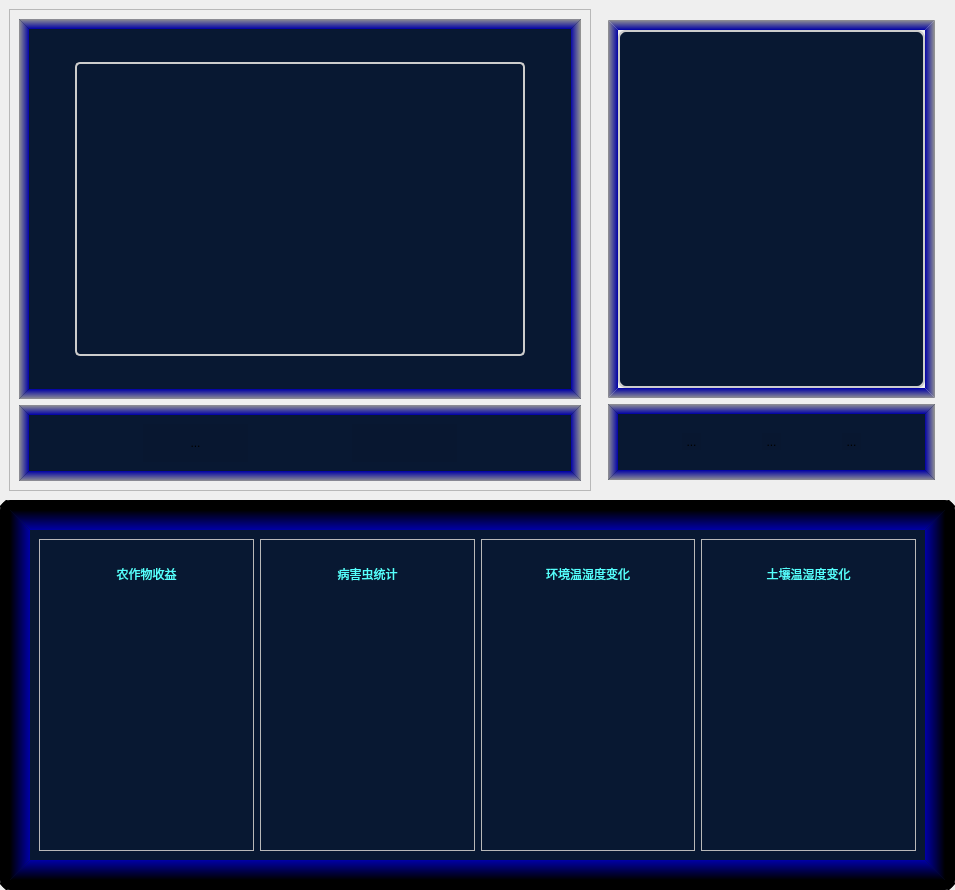
                 <widget class="QWidget" name="scroll_Page1">
                  <property name="geometry">
                   <rect>
                    <x>0</x>
                    <y>0</y>
                    <width>955</width>
                    <height>890</height>
                   </rect>
                  </property>
                  <property name="styleSheet">
                   <string notr="true">QWidget#scroll_Page1 {
	
	
	background-color: #081832;;
	border: 10px solid;
	
	border-color: qlineargradient(spread:pad, x1:0, y1:0, x2:0, y2:1, stop:0 rgba(0, 0, 0, 255), stop:1 rgba(0, 0, 166, 255));
}</string>
                  </property>
                  <layout class="QVBoxLayout" name="verticalLayout_3">
                   <property name="spacing">
                    <number>0</number>
                   </property>
                   <property name="leftMargin">
                    <number>0</number>
                   </property>
                   <property name="topMargin">
                    <number>0</number>
                   </property>
                   <property name="rightMargin">
                    <number>0</number>
                   </property>
                   <property name="bottomMargin">
                    <number>0</number>
                   </property>
                   <item>
                    <widget class="QFrame" name="frame1">
                     <property name="minimumSize">
                      <size>
                       <width>600</width>
                       <height>500</height>
                      </size>
                     </property>
                     <property name="styleSheet">
                      <string notr="true">QFrame#frame1{
background-color: transparent;
border-radius: 10px;
}</string>
                     </property>
                     <property name="frameShape">
                      <enum>QFrame::StyledPanel</enum>
                     </property>
                     <property name="frameShadow">
                      <enum>QFrame::Raised</enum>
                     </property>
                     <layout class="QHBoxLayout" name="horizontalLayout_5" stretch="5,3">
                      <item>
                       <widget class="QFrame" name="frame">
                        <property name="styleSheet">
                         <string notr="true">QFrame#frame{

}</string>
                        </property>
                        <property name="frameShape">
                         <enum>QFrame::StyledPanel</enum>
                        </property>
                        <property name="frameShadow">
                         <enum>QFrame::Raised</enum>
                        </property>
                        <layout class="QVBoxLayout" name="verticalLayout_6" stretch="10,2">
                         <item>
                          <widget class="QFrame" name="frame_3">
                           <property name="styleSheet">
                            <string notr="true">QFrame#frame_3{
	border: 10px solid;
	
	
 background-color: #081832;;

	border-top-color: qlineargradient(spread:pad, x1:0, y1:0, x2:0, y2:1, stop:0 rgba(146, 146, 146, 255), stop:1 rgba(0, 0, 166, 255));
	
	border-bottom-color: qlineargradient(spread:pad, x1:0, y1:1, x2:0.0284091, y2:0, stop:0 rgba(146, 146, 146, 255), stop:1 rgba(0, 0, 166, 255));

	
	border-right-color: qlineargradient(spread:pad, x1:1, y1:0.931818, x2:0, y2:1, stop:0 rgba(146, 146, 146, 255), stop:1 rgba(0, 0, 166, 255));

	border-left-color: qlineargradient(spread:pad, x1:0, y1:0.977273, x2:1, y2:1, stop:0 rgba(146, 146, 146, 255), stop:1 rgba(0, 0, 166, 255));

}</string>
                           </property>
                           <property name="frameShape">
                            <enum>QFrame::StyledPanel</enum>
                           </property>
                           <property name="frameShadow">
                            <enum>QFrame::Raised</enum>
                           </property>
                           <layout class="QGridLayout" name="gridLayout" rowstretch="1,12,1" columnstretch="1,12,1">
                            <item row="1" column="0">
                             <spacer name="horizontalSpacer_3">
                              <property name="orientation">
                               <enum>Qt::Horizontal</enum>
                              </property>
                              <property name="sizeHint" stdset="0">
                               <size>
                                <width>40</width>
                                <height>20</height>
                               </size>
                              </property>
                             </spacer>
                            </item>
                            <item row="0" column="1">
                             <spacer name="verticalSpacer">
                              <property name="orientation">
                               <enum>Qt::Vertical</enum>
                              </property>
                              <property name="sizeHint" stdset="0">
                               <size>
                                <width>20</width>
                                <height>40</height>
                               </size>
                              </property>
                             </spacer>
                            </item>
                            <item row="1" column="2">
                             <spacer name="horizontalSpacer_4">
                              <property name="orientation">
                               <enum>Qt::Horizontal</enum>
                              </property>
                              <property name="sizeHint" stdset="0">
                               <size>
                                <width>40</width>
                                <height>20</height>
                               </size>
                              </property>
                             </spacer>
                            </item>
                            <item row="1" column="1">
                             <widget class="QLabel" name="Label_camera">
                              <property name="styleSheet">
                               <string notr="true">QLabel#Label_camera{
	background-color: #081832;
/* 边框 */
    border: 2px solid #cccccc; /* 灰色边框，宽度2px */
    border-radius: 8px;        /* 圆角边框，半径8px */
	border-top-left-radius:5px;
	border-top-right-radius:5px;
	border-bottom-right-radius:5px;
	border-bottom-left-radius:5px;
}</string>
                              </property>
                              <property name="text">
                               <string/>
                              </property>
                              <property name="alignment">
                               <set>Qt::AlignCenter</set>
                              </property>
                             </widget>
                            </item>
                            <item row="2" column="1">
                             <spacer name="verticalSpacer_2">
                              <property name="orientation">
                               <enum>Qt::Vertical</enum>
                              </property>
                              <property name="sizeHint" stdset="0">
                               <size>
                                <width>20</width>
                                <height>40</height>
                               </size>
                              </property>
                             </spacer>
                            </item>
                           </layout>
                          </widget>
                         </item>
                         <item>
                          <widget class="QFrame" name="frame_4">
                           <property name="styleSheet">
                            <string notr="true">QFrame#frame_4{
	border: 10px solid;
	
	background-color: #081832;
	border-top-color: qlineargradient(spread:pad, x1:0, y1:0, x2:0, y2:1, stop:0 rgba(146, 146, 146, 255), stop:1 rgba(0, 0, 166, 255));
	
	border-bottom-color: qlineargradient(spread:pad, x1:0, y1:1, x2:0.0284091, y2:0, stop:0 rgba(146, 146, 146, 255), stop:1 rgba(0, 0, 166, 255));

	
	border-right-color: qlineargradient(spread:pad, x1:1, y1:0.931818, x2:0, y2:1, stop:0 rgba(146, 146, 146, 255), stop:1 rgba(0, 0, 166, 255));

	border-left-color: qlineargradient(spread:pad, x1:0, y1:0.977273, x2:1, y2:1, stop:0 rgba(146, 146, 146, 255), stop:1 rgba(0, 0, 166, 255));
}</string>
                           </property>
                           <property name="frameShape">
                            <enum>QFrame::StyledPanel</enum>
                           </property>
                           <property name="frameShadow">
                            <enum>QFrame::Raised</enum>
                           </property>
                           <layout class="QHBoxLayout" name="horizontalLayout_7" stretch="1,1,1,1,1">
                            <property name="spacing">
                             <number>0</number>
                            </property>
                            <item>
                             <spacer name="horizontalSpacer_5">
                              <property name="orientation">
                               <enum>Qt::Horizontal</enum>
                              </property>
                              <property name="sizeHint" stdset="0">
                               <size>
                                <width>40</width>
                                <height>20</height>
                               </size>
                              </property>
                             </spacer>
                            </item>
                            <item>
                             <widget class="QToolButton" name="Button_camera">
                              <property name="sizePolicy">
                               <sizepolicy hsizetype="Preferred" vsizetype="Preferred">
                                <horstretch>0</horstretch>
                                <verstretch>0</verstretch>
                               </sizepolicy>
                              </property>
                              <property name="styleSheet">
                               <string notr="true">QToolButton{
	background-color: rgba(0, 0, 0, 10);
border:0px solid rgb(25, 87, 16);
	border-radius:23px;

}
QToolButton:hover {
background-color: rgba(0, 0, 0, 15);

}
QToolButton:pressed {
background-color: rgba(0, 0, 0, 20);

}</string>
                              </property>
                              <property name="text">
                               <string>...</string>
                              </property>
                              <property name="icon">
                               <iconset resource="resource.qrc">
                                <normaloff>:/icon/resouce/icon/Camera2.svg</normaloff>:/icon/resouce/icon/Camera2.svg</iconset>
                              </property>
                              <property name="iconSize">
                               <size>
                                <width>28</width>
                                <height>28</height>
                               </size>
                              </property>
                             </widget>
                            </item>
                            <item>
                             <spacer name="horizontalSpacer_7">
                              <property name="orientation">
                               <enum>Qt::Horizontal</enum>
                              </property>
                              <property name="sizeHint" stdset="0">
                               <size>
                                <width>40</width>
                                <height>20</height>
                               </size>
                              </property>
                             </spacer>
                            </item>
                            <item>
                             <widget class="QToolButton" name="Button_piccap">
                              <property name="sizePolicy">
                               <sizepolicy hsizetype="Preferred" vsizetype="Preferred">
                                <horstretch>0</horstretch>
                                <verstretch>0</verstretch>
                               </sizepolicy>
                              </property>
                              <property name="styleSheet">
                               <string notr="true">QToolButton{
	background-color: rgba(0, 0, 0, 10);
border:0px solid rgb(25, 87, 16);
	border-radius:23px;

}
QToolButton:hover {
background-color: rgba(0, 0, 0, 15);

}
QToolButton:pressed {
background-color: rgba(0, 0, 0, 20);

}</string>
                              </property>
                              <property name="text">
                               <string/>
                              </property>
                              <property name="icon">
                               <iconset resource="resource.qrc">
                                <normaloff>:/icon/resouce/icon/picture.svg</normaloff>
                                <normalon>:/icon/resouce/icon/picture.svg</normalon>
                                <disabledoff>:/icon/resouce/icon/picture.svg</disabledoff>
                                <disabledon>:/icon/resouce/icon/picture.svg</disabledon>
                                <activeoff>:/icon/resouce/icon/picture.svg</activeoff>:/icon/resouce/icon/picture.svg</iconset>
                              </property>
                              <property name="iconSize">
                               <size>
                                <width>28</width>
                                <height>28</height>
                               </size>
                              </property>
                             </widget>
                            </item>
                            <item>
                             <spacer name="horizontalSpacer_6">
                              <property name="orientation">
                               <enum>Qt::Horizontal</enum>
                              </property>
                              <property name="sizeHint" stdset="0">
                               <size>
                                <width>40</width>
                                <height>20</height>
                               </size>
                              </property>
                             </spacer>
                            </item>
                           </layout>
                          </widget>
                         </item>
                        </layout>
                       </widget>
                      </item>
                      <item>
                       <widget class="QFrame" name="frame_2">
                        <property name="styleSheet">
                         <string notr="true">QFrame#frame_2{
	background-color: transparent;

}</string>
                        </property>
                        <property name="frameShape">
                         <enum>QFrame::StyledPanel</enum>
                        </property>
                        <property name="frameShadow">
                         <enum>QFrame::Raised</enum>
                        </property>
                        <layout class="QVBoxLayout" name="verticalLayout_7" stretch="10,2">
                         <property name="leftMargin">
                          <number>10</number>
                         </property>
                         <property name="topMargin">
                          <number>10</number>
                         </property>
                         <property name="rightMargin">
                          <number>10</number>
                         </property>
                         <property name="bottomMargin">
                          <number>10</number>
                         </property>
                         <item>
                          <widget class="QFrame" name="frame_7">
                           <property name="styleSheet">
                            <string notr="true">QFrame#frame_7{
	border: 10px solid;
	
	
	border-top-color: qlineargradient(spread:pad, x1:0, y1:0, x2:0, y2:1, stop:0 rgba(146, 146, 146, 255), stop:1 rgba(0, 0, 166, 255));
	
	border-bottom-color: qlineargradient(spread:pad, x1:0, y1:1, x2:0.0284091, y2:0, stop:0 rgba(146, 146, 146, 255), stop:1 rgba(0, 0, 166, 255));

	
	border-right-color: qlineargradient(spread:pad, x1:1, y1:0.931818, x2:0, y2:1, stop:0 rgba(146, 146, 146, 255), stop:1 rgba(0, 0, 166, 255));

	border-left-color: qlineargradient(spread:pad, x1:0, y1:0.977273, x2:1, y2:1, stop:0 rgba(146, 146, 146, 255), stop:1 rgba(0, 0, 166, 255));
}</string>
                           </property>
                           <property name="frameShape">
                            <enum>QFrame::StyledPanel</enum>
                           </property>
                           <property name="frameShadow">
                            <enum>QFrame::Raised</enum>
                           </property>
                           <layout class="QVBoxLayout" name="verticalLayout_8">
                            <property name="spacing">
                             <number>0</number>
                            </property>
                            <property name="leftMargin">
                             <number>0</number>
                            </property>
                            <property name="topMargin">
                             <number>0</number>
                            </property>
                            <property name="rightMargin">
                             <number>0</number>
                            </property>
                            <property name="bottomMargin">
                             <number>0</number>
                            </property>
                            <item>
                             <widget class="QLabel" name="label_4">
                              <property name="styleSheet">
                               <string notr="true">QLabel {
    /* 背景颜色 */
    background-color: #081832;
    
    /* 边框 */
    border: 2px solid #cccccc; /* 灰色边框，宽度2px */
    border-radius: 8px;        /* 圆角边框，半径8px */
    
    /* 字体 */
    font-size: 16px;           /* 字体大小 */
    font-family: &quot;Arial&quot;;      /* 字体类型 */
    color: #333333;            /* 文字颜色 */
    
    /* 内边距 */
    padding: 5px;              /* 控件内的填充距离 */
    
    /* 文本对齐 */
    text-align: center;        /* 文本居中对齐 */
    
    /* 阴影效果 */
    /* 注意：Qt 5.11 之后增加了对 CSS3 box-shadow 属性的支持 */
    /* 对于较老的Qt版本，可能需要使用自定义绘制 */
    box-shadow: 2px 2px 4px rgba(0, 0, 0, 0.1); /* 水平偏移、垂直偏移、模糊半径、颜色 */
    
    /* 最小尺寸 */
    min-width: 200px;          /* 最小宽度 */
    min-height: 100px;         /* 最小高度 */
    
    /* 其他样式 */
    selection-background-color: #66afe9; /* 选中文本的背景颜色 */
    selection-color: black;             /* 选中文本的颜色 */
}</string>
                              </property>
                              <property name="text">
                               <string/>
                              </property>
                              <property name="alignment">
                               <set>Qt::AlignCenter</set>
                              </property>
                             </widget>
                            </item>
                           </layout>
                          </widget>
                         </item>
                         <item>
                          <widget class="QFrame" name="frame_8">
                           <property name="styleSheet">
                            <string notr="true">QFrame#frame_8{
border: 10px solid;
	
		background-color: #081832;
	border-top-color: qlineargradient(spread:pad, x1:0, y1:0, x2:0, y2:1, stop:0 rgba(146, 146, 146, 255), stop:1 rgba(0, 0, 166, 255));
	
	border-bottom-color: qlineargradient(spread:pad, x1:0, y1:1, x2:0.0284091, y2:0, stop:0 rgba(146, 146, 146, 255), stop:1 rgba(0, 0, 166, 255));

	
	border-right-color: qlineargradient(spread:pad, x1:1, y1:0.931818, x2:0, y2:1, stop:0 rgba(146, 146, 146, 255), stop:1 rgba(0, 0, 166, 255));

	border-left-color: qlineargradient(spread:pad, x1:0, y1:0.977273, x2:1, y2:1, stop:0 rgba(146, 146, 146, 255), stop:1 rgba(0, 0, 166, 255));
}</string>
                           </property>
                           <property name="frameShape">
                            <enum>QFrame::StyledPanel</enum>
                           </property>
                           <property name="frameShadow">
                            <enum>QFrame::Raised</enum>
                           </property>
                           <layout class="QHBoxLayout" name="horizontalLayout_8">
                            <item>
                             <widget class="QToolButton" name="toolButton_hide1">
                              <property name="styleSheet">
                               <string notr="true">QToolButton{
	background-color: rgba(0, 0, 0, 10);
border:0px solid rgb(25, 87, 16);
	border-radius:23px;

}
QToolButton:hover {
background-color: rgba(0, 0, 0, 15);

}
QToolButton:pressed {
background-color: rgba(0, 0, 0, 20);

}</string>
                              </property>
                              <property name="text">
                               <string>...</string>
                              </property>
                             </widget>
                            </item>
                            <item>
                             <widget class="QToolButton" name="toolButton_hide2">
                              <property name="styleSheet">
                               <string notr="true">QToolButton{
	background-color: rgba(0, 0, 0, 10);
border:0px solid rgb(25, 87, 16);
	border-radius:23px;

}
QToolButton:hover {
background-color: rgba(0, 0, 0, 15);

}
QToolButton:pressed {
background-color: rgba(0, 0, 0, 20);

}</string>
                              </property>
                              <property name="text">
                               <string>...</string>
                              </property>
                             </widget>
                            </item>
                            <item>
                             <widget class="QToolButton" name="toolButton_hide3">
                              <property name="styleSheet">
                               <string notr="true">QToolButton{
	background-color: rgba(0, 0, 0, 10);
border:0px solid rgb(25, 87, 16);
	border-radius:23px;

}
QToolButton:hover {
background-color: rgba(0, 0, 0, 15);

}
QToolButton:pressed {
background-color: rgba(0, 0, 0, 20);

}</string>
                              </property>
                              <property name="text">
                               <string>...</string>
                              </property>
                             </widget>
                            </item>
                           </layout>
                          </widget>
                         </item>
                        </layout>
                       </widget>
                      </item>
                     </layout>
                    </widget>
                   </item>
                   <item>
                    <widget class="QFrame" name="frame2">
                     <property name="minimumSize">
                      <size>
                       <width>0</width>
                       <height>390</height>
                      </size>
                     </property>
                     <property name="styleSheet">
                      <string notr="true">QFrame#frame2{
background-color: transparent;
border-radius: 10px;
border: 10px solid;
	
	border-color: rgb(0, 0, 0);
}</string>
                     </property>
                     <property name="frameShape">
                      <enum>QFrame::StyledPanel</enum>
                     </property>
                     <property name="frameShadow">
                      <enum>QFrame::Raised</enum>
                     </property>
                     <layout class="QHBoxLayout" name="horizontalLayout_9">
                      <property name="leftMargin">
                       <number>0</number>
                      </property>
                      <property name="topMargin">
                       <number>0</number>
                      </property>
                      <property name="rightMargin">
                       <number>0</number>
                      </property>
                      <property name="bottomMargin">
                       <number>0</number>
                      </property>
                      <item>
                       <widget class="QFrame" name="frame_10">
                        <property name="styleSheet">
                         <string notr="true">QFrame#frame_10{
	border: 20px solid;
	
	
	background-color: #081832;
	border-top-color: qlineargradient(spread:pad, x1:0, y1:0, x2:0, y2:1, stop:0 rgba(0, 0, 0, 255), stop:1 rgba(0, 0, 166, 255));
	border-bottom-color: qlineargradient(spread:pad, x1:0, y1:1, x2:0, y2:0, stop:0 rgba(0, 0, 0, 255), stop:1 rgba(0, 0, 166, 255));
	border-right-color: qlineargradient(spread:pad, x1:1, y1:1, x2:0, y2:1, stop:0 rgba(0, 0, 0, 255), stop:1 rgba(0, 0, 166, 255));
	border-left-color: qlineargradient(spread:pad, x1:0, y1:1, x2:1, y2:1, stop:0 rgba(0, 0, 0, 255), stop:1 rgba(0, 0, 166, 255));
	
}

QLabel{
color: rgb(85, 255, 255);
}</string>
                        </property>
                        <property name="frameShape">
                         <enum>QFrame::StyledPanel</enum>
                        </property>
                        <property name="frameShadow">
                         <enum>QFrame::Raised</enum>
                        </property>
                        <layout class="QHBoxLayout" name="horizontalLayout_6" stretch="1,1,1,1">
                         <item>
                          <widget class="QFrame" name="frame_14">
                           <property name="frameShape">
                            <enum>QFrame::StyledPanel</enum>
                           </property>
                           <property name="frameShadow">
                            <enum>QFrame::Raised</enum>
                           </property>
                           <layout class="QVBoxLayout" name="verticalLayout_10" stretch="1,4">
                            <property name="bottomMargin">
                             <number>50</number>
                            </property>
                            <item>
                             <widget class="QLabel" name="label_9">
                              <property name="text">
                               <string>农作物收益</string>
                              </property>
                              <property name="alignment">
                               <set>Qt::AlignCenter</set>
                              </property>
                             </widget>
                            </item>
                            <item>
                             <widget class="QWidget" name="widget" native="true"/>
                            </item>
                           </layout>
                          </widget>
                         </item>
                         <item>
                          <widget class="QFrame" name="frame_13">
                           <property name="frameShape">
                            <enum>QFrame::StyledPanel</enum>
                           </property>
                           <property name="frameShadow">
                            <enum>QFrame::Raised</enum>
                           </property>
                           <layout class="QVBoxLayout" name="verticalLayout_11" stretch="1,4">
                            <property name="bottomMargin">
                             <number>50</number>
                            </property>
                            <item>
                             <widget class="QLabel" name="label_10">
                              <property name="text">
                               <string>病害虫统计</string>
                              </property>
                              <property name="alignment">
                               <set>Qt::AlignCenter</set>
                              </property>
                             </widget>
                            </item>
                            <item>
                             <widget class="QWidget" name="widget_2" native="true"/>
                            </item>
                           </layout>
                          </widget>
                         </item>
                         <item>
                          <widget class="QFrame" name="frame_12">
                           <property name="frameShape">
                            <enum>QFrame::StyledPanel</enum>
                           </property>
                           <property name="frameShadow">
                            <enum>QFrame::Raised</enum>
                           </property>
                           <layout class="QVBoxLayout" name="verticalLayout_12" stretch="1,4">
                            <property name="bottomMargin">
                             <number>50</number>
                            </property>
                            <item>
                             <widget class="QLabel" name="label_11">
                              <property name="text">
                               <string>环境温湿度变化</string>
                              </property>
                              <property name="alignment">
                               <set>Qt::AlignCenter</set>
                              </property>
                             </widget>
                            </item>
                            <item>
                             <widget class="QWidget" name="widget_3" native="true"/>
                            </item>
                           </layout>
                          </widget>
                         </item>
                         <item>
                          <widget class="QFrame" name="frame_11">
                           <property name="frameShape">
                            <enum>QFrame::StyledPanel</enum>
                           </property>
                           <property name="frameShadow">
                            <enum>QFrame::Raised</enum>
                           </property>
                           <layout class="QVBoxLayout" name="verticalLayout_13" stretch="1,4">
                            <property name="bottomMargin">
                             <number>50</number>
                            </property>
                            <item>
                             <widget class="QLabel" name="label_12">
                              <property name="text">
                               <string>土壤温湿度变化</string>
                              </property>
                              <property name="alignment">
                               <set>Qt::AlignCenter</set>
                              </property>
                             </widget>
                            </item>
                            <item>
                             <widget class="QWidget" name="widget_4" native="true"/>
                            </item>
                           </layout>
                          </widget>
                         </item>
                        </layout>
                       </widget>
                      </item>
                     </layout>
                    </widget>
                   </item>
                  </layout>
                 </widget>
